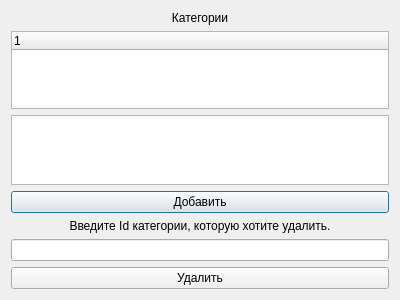
<?xml version="1.0" encoding="UTF-8"?>
<ui version="4.0">
 <class>CategoryForm</class>
 <widget class="QDialog" name="CategoryForm">
  <property name="geometry">
   <rect>
    <x>0</x>
    <y>0</y>
    <width>400</width>
    <height>300</height>
   </rect>
  </property>
  <property name="windowTitle">
   <string>Dialog</string>
  </property>
  <layout class="QVBoxLayout" name="verticalLayout">
   <item>
    <widget class="QLabel" name="label">
     <property name="styleSheet">
      <string notr="true">font: 300 14pt &quot;Yu Gothic UI Light&quot;;</string>
     </property>
     <property name="text">
      <string>Категории</string>
     </property>
     <property name="alignment">
      <set>Qt::AlignCenter</set>
     </property>
    </widget>
   </item>
   <item>
    <widget class="QTreeWidget" name="treeWidget">
     <column>
      <property name="text">
       <string notr="true">1</string>
      </property>
     </column>
    </widget>
   </item>
   <item>
    <widget class="QTableWidget" name="tableWidget">
     <property name="maximumSize">
      <size>
       <width>388</width>
       <height>134</height>
      </size>
     </property>
    </widget>
   </item>
   <item>
    <widget class="QPushButton" name="pushButton">
     <property name="styleSheet">
      <string notr="true">font: 300 10pt &quot;Yu Gothic UI Light&quot;;</string>
     </property>
     <property name="text">
      <string>Добавить</string>
     </property>
    </widget>
   </item>
   <item>
    <widget class="QLabel" name="label_2">
     <property name="styleSheet">
      <string notr="true">font: 300 12pt &quot;Yu Gothic UI Light&quot;;</string>
     </property>
     <property name="text">
      <string>Введите Id категории, которую хотите удалить.</string>
     </property>
     <property name="alignment">
      <set>Qt::AlignCenter</set>
     </property>
    </widget>
   </item>
   <item>
    <widget class="QLineEdit" name="lineEdit">
     <property name="alignment">
      <set>Qt::AlignCenter</set>
     </property>
    </widget>
   </item>
   <item>
    <widget class="QPushButton" name="deleteButton">
     <property name="styleSheet">
      <string notr="true">font: 300 10pt &quot;Yu Gothic UI Light&quot;;</string>
     </property>
     <property name="text">
      <string>Удалить</string>
     </property>
    </widget>
   </item>
  </layout>
 </widget>
 <resources/>
 <connections/>
</ui>
